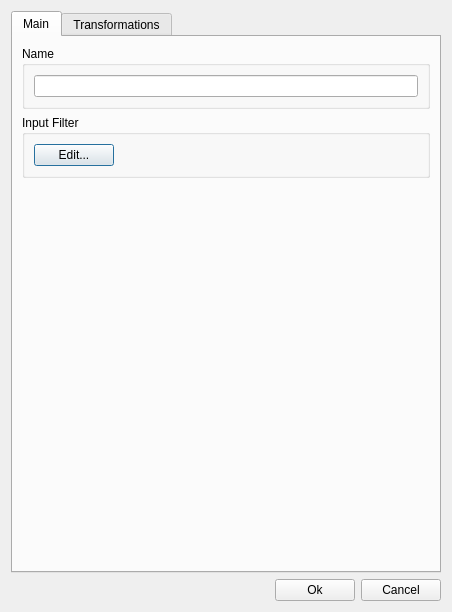
<?xml version="1.0" encoding="UTF-8"?>
<ui version="4.0">
 <class>ComputationEditDialogBase</class>
 <widget class="QDialog" name="ComputationEditDialogBase">
  <property name="geometry">
   <rect>
    <x>0</x>
    <y>0</y>
    <width>452</width>
    <height>612</height>
   </rect>
  </property>
  <property name="windowTitle">
   <string>Edit Computation</string>
  </property>
  <layout class="QVBoxLayout" name="verticalLayout">
   <item>
    <widget class="QTabWidget" name="tabWidget">
     <property name="currentIndex">
      <number>0</number>
     </property>
     <widget class="QWidget" name="tab_2">
      <attribute name="title">
       <string>Main</string>
      </attribute>
      <layout class="QVBoxLayout" name="verticalLayout_4">
       <item>
        <widget class="QGroupBox" name="groupBox">
         <property name="title">
          <string>Name</string>
         </property>
         <layout class="QHBoxLayout" name="horizontalLayout_4">
          <item>
           <widget class="QLineEdit" name="name_edit_"/>
          </item>
         </layout>
        </widget>
       </item>
       <item>
        <widget class="QGroupBox" name="groupBox_2">
         <property name="title">
          <string>Input Filter</string>
         </property>
         <layout class="QHBoxLayout" name="horizontalLayout_5">
          <item>
           <widget class="QPushButton" name="filter_button_">
            <property name="text">
             <string>Edit...</string>
            </property>
           </widget>
          </item>
          <item>
           <spacer name="horizontalSpacer_2">
            <property name="orientation">
             <enum>Qt::Horizontal</enum>
            </property>
            <property name="sizeHint" stdset="0">
             <size>
              <width>40</width>
              <height>20</height>
             </size>
            </property>
           </spacer>
          </item>
         </layout>
        </widget>
       </item>
       <item>
        <spacer name="verticalSpacer_2">
         <property name="orientation">
          <enum>Qt::Vertical</enum>
         </property>
         <property name="sizeHint" stdset="0">
          <size>
           <width>20</width>
           <height>40</height>
          </size>
         </property>
        </spacer>
       </item>
      </layout>
     </widget>
     <widget class="QWidget" name="tab">
      <attribute name="title">
       <string>Transformations</string>
      </attribute>
      <layout class="QVBoxLayout" name="verticalLayout_3">
       <item>
        <widget class="QCheckBox" name="common_box_">
         <property name="text">
          <string>Use common transformations</string>
         </property>
        </widget>
       </item>
       <item>
        <layout class="QHBoxLayout" name="horizontalLayout_2">
         <item>
          <widget class="QComboBox" name="trafo_combo_"/>
         </item>
         <item>
          <widget class="QPushButton" name="trafo_add_button_">
           <property name="sizePolicy">
            <sizepolicy hsizetype="Fixed" vsizetype="Fixed">
             <horstretch>0</horstretch>
             <verstretch>0</verstretch>
            </sizepolicy>
           </property>
           <property name="text">
            <string>Add</string>
           </property>
          </widget>
         </item>
        </layout>
       </item>
       <item>
        <widget class="Line" name="line">
         <property name="orientation">
          <enum>Qt::Horizontal</enum>
         </property>
        </widget>
       </item>
       <item>
        <widget class="QComboBox" name="dbo_combo_"/>
       </item>
       <item>
        <layout class="QHBoxLayout" name="horizontalLayout_3">
         <item>
          <widget class="QListWidget" name="trafo_list_"/>
         </item>
         <item>
          <layout class="QVBoxLayout" name="verticalLayout_2">
           <item>
            <widget class="QPushButton" name="trafo_up_button_">
             <property name="text">
              <string>^</string>
             </property>
            </widget>
           </item>
           <item>
            <widget class="QPushButton" name="trafo_down_button_">
             <property name="text">
              <string>v</string>
             </property>
            </widget>
           </item>
           <item>
            <widget class="QPushButton" name="trafo_edit_button_">
             <property name="text">
              <string>Edit</string>
             </property>
            </widget>
           </item>
           <item>
            <widget class="QPushButton" name="trafo_remove_button_">
             <property name="text">
              <string>Remove</string>
             </property>
            </widget>
           </item>
           <item>
            <spacer name="verticalSpacer">
             <property name="orientation">
              <enum>Qt::Vertical</enum>
             </property>
             <property name="sizeHint" stdset="0">
              <size>
               <width>20</width>
               <height>40</height>
              </size>
             </property>
            </spacer>
           </item>
          </layout>
         </item>
        </layout>
       </item>
      </layout>
     </widget>
    </widget>
   </item>
   <item>
    <layout class="QHBoxLayout" name="horizontalLayout">
     <item>
      <spacer name="horizontalSpacer">
       <property name="orientation">
        <enum>Qt::Horizontal</enum>
       </property>
       <property name="sizeHint" stdset="0">
        <size>
         <width>40</width>
         <height>20</height>
        </size>
       </property>
      </spacer>
     </item>
     <item>
      <widget class="QPushButton" name="ok_button_">
       <property name="text">
        <string>Ok</string>
       </property>
      </widget>
     </item>
     <item>
      <widget class="QPushButton" name="cancel_button_">
       <property name="text">
        <string>Cancel</string>
       </property>
      </widget>
     </item>
    </layout>
   </item>
  </layout>
 </widget>
 <resources/>
 <connections/>
</ui>
